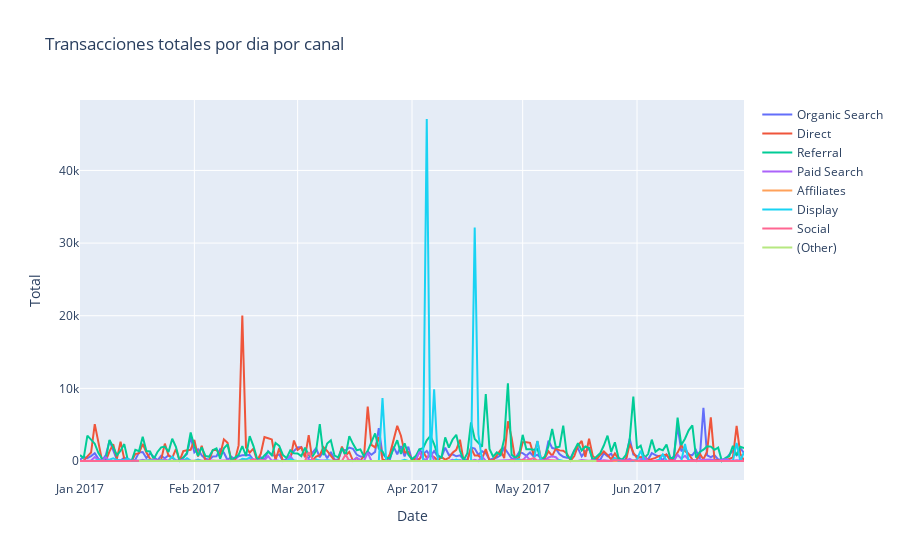

Notebook code cell kept with this figure:
### Markdown cell above
En el analisis de la retencion resulta evidente que la retencion de los usuarios es baja. Despues del primer mes la retencion cae drasticamente, con solo el 3% de los clientes aproximadamente volviendo a entrar a la pagina. Para todos los cohortes esta tendencia a baja retencion se mantiene.

### Code cell
channels = list(data['channelGrouping'].unique())
datos = []
for channel in channels:
    subset = data[data['channelGrouping']==channel]
    subset = subset.groupby('date')['transactionRevenue'].agg(['sum'])
    subset.columns = ["Total"]
    subset = subset.sort_index()
    trace = go.Scatter(
        x = subset['Total'].index,
        y = subset['Total'].values,
        name=channel,
        mode='lines'
    )
    datos.append(trace)
layout= go.Layout(
    title= 'Transacciones totales por dia por canal',
    xaxis = dict(title = 'Date'), yaxis = dict(title = 'Total'),
    showlegend=True,
)
fig = dict(data=datos, layout=layout)
iplot(fig, filename='lines')

### Figure 1 — Plotly figure (JSON) as saved in the notebook; plotly's stock layout.template omitted (floating-point values rounded to 4 significant figures; data arrays with more than 128 entries replaced by an {"elided": "..."} marker saying what was removed)
{"data": [{"mode": "lines", "name": "Organic Search", "type": "scatter", "x": {"elided": "181 str values"}, "y": {"elided": "181 float values"}}, {"mode": "lines", "name": "Direct", "type": "scatter", "x": {"elided": "181 str values"}, "y": {"elided": "181 float values"}}, {"mode": "lines", "name": "Referral", "type": "scatter", "x": {"elided": "181 str values"}, "y": {"elided": "181 float values"}}, {"mode": "lines", "name": "Paid Search", "type": "scatter", "x": {"elided": "181 str values"}, "y": {"elided": "181 float values"}}, {"mode": "lines", "name": "Affiliates", "type": "scatter", "x": {"elided": "181 str values"}, "y": {"elided": "181 float values"}}, {"mode": "lines", "name": "Display", "type": "scatter", "x": {"elided": "179 str values"}, "y": {"elided": "179 float values"}}, {"mode": "lines", "name": "Social", "type": "scatter", "x": {"elided": "181 str values"}, "y": {"elided": "181 float values"}}, {"mode": "lines", "name": "(Other)", "type": "scatter", "x": ["2017-01-17T00:00:00", "2017-01-18T00:00:00", "2017-01-25T00:00:00", "2017-03-03T00:00:00", "2017-03-27T00:00:00", "2017-03-28T00:00:00", "2017-04-04T00:00:00", "2017-04-05T00:00:00", "2017-04-06T00:00:00", "2017-04-07T00:00:00", "2017-04-10T00:00:00", "2017-04-11T00:00:00", "2017-04-12T00:00:00", "2017-04-13T00:00:00", "2017-04-14T00:00:00", "2017-04-15T00:00:00", "2017-04-16T00:00:00", "2017-04-17T00:00:00", "2017-04-18T00:00:00", "2017-04-19T00:00:00", "2017-04-20T00:00:00", "2017-04-21T00:00:00", "2017-04-25T00:00:00", "2017-04-26T00:00:00", "2017-04-27T00:00:00", "2017-04-28T00:00:00", "2017-05-05T00:00:00", "2017-05-17T00:00:00", "2017-05-19T00:00:00", "2017-05-21T00:00:00"], "y": [0, 0, 0, 0, 0, 0, 0, 0, 0, 0, 0, 0, 0, 0, 0, 0, 0, 0, 11.99, 0, 0, 0, 0, 0, 0, 0, 0, 0, 0, 0]}], "layout": {"showlegend": true, "title": {"text": "Transacciones totales por dia por canal"}, "xaxis": {"title": {"text": "Date"}}, "yaxis": {"title": {"text": "Total"}}}}
